Frame 1 (no input): blank canvas, image omitted
Frame 60 (no input): blank canvas, image omitted
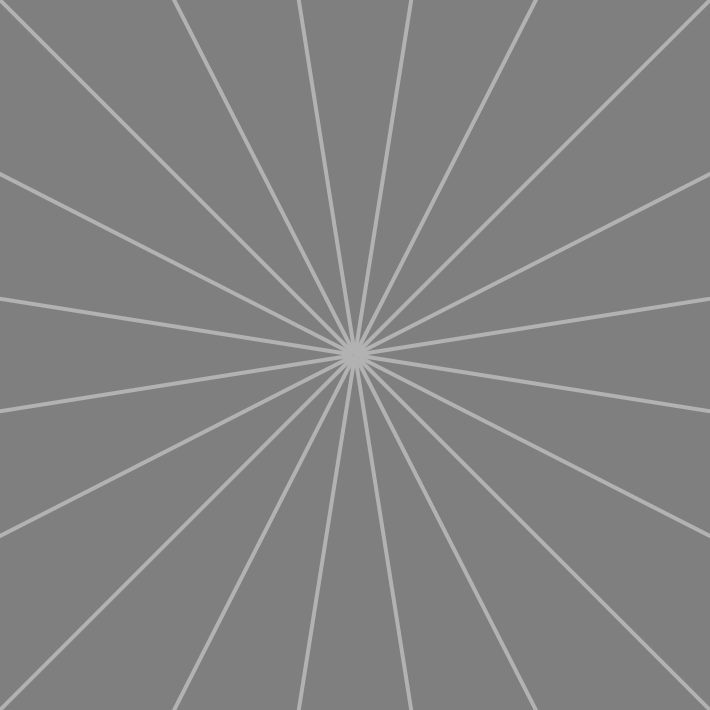
Frame 120 (the mouse pressed at the canvas centre since frame 60)

The p5.js sketch whose frames 1 and 60 were blank and that drew this single picture after the mouse press (run headless with seeded random() and noise() and a simulated clock; from frame 60 on, the mouse is pressed at the canvas centre):

// p5.js sketch
// ── sketch.js
// sketch.js - The purpose of this sketch is to create a kaleidoscope that changes its color as it is drawn. The color values are determined off of a quadratic equation.
// This site was used for reference for the kaleidoscope base. https://editor.p5js.org/p5/sketches/Interaction:_kaleidoscope
// This site was used for inspiration for the color changing with position. https://editor.p5js.org/generative-design/sketches/P_1_1_2_01
// Author: William Gonzalez
// Date: 1/20/25

// Here is how you might set up an OOP p5.js project
// Note that p5.js looks for a file called sketch.js

// Globals
// Symmetry corresponding to the number of reflections. Change the number for different number of reflections 
let symmetry = 10;
let angle = 360 / symmetry;
let clearButton, mouseButton, keyboardButton;
let slider;

// setup() function is called once when the program starts
function setup() {
  // Creating the canvas and making it gray
  createCanvas(710, 710);
  angleMode(DEGREES);
  background(127);

  // Creating the clear screen button
  clearButton = createButton('clear');
  clearButton.mousePressed(clearScreen);

  // Creating the button for Full Screen
  fullscreenButton = createButton('Full Screen');
  fullscreenButton.mousePressed(screenFull);

  // Setting up the slider for the thickness of the brush
  brushSizeSlider = createButton('Brush Size Slider');
  sizeSlider = createSlider(1, 32, 4, 0.1);
}

// Clears the screen by setting it back to gray
function clearScreen() {
  background(127);
}

// Full Screen Function
function screenFull() {
  let fs = fullscreen();
  fullscreen(!fs);
}

// draw() function is called repeatedly, it's the main animation loop
function draw() {
  // Setting up the kaleidoscope drawing portion
  translate(width / 2, height / 2);
  stroke1 = ((mouseX * mouseX) + mouseX) / 710;
  stroke2 = ((mouseY * mouseY) + mouseY) / 710
  stroke3 = ((mouseX * mouseY) + ((mouseX + mouseY) / 2)) / 710;

  if (mouseX > 0 && mouseX < width && mouseY > 0 && mouseY < height) {
    let mx = mouseX - width / 2;
    let my = mouseY - height / 2;
    let pmx = pmouseX - width / 2;
    let pmy = pmouseY - height / 2;
    
    if (mouseIsPressed) {
      for (let i = 0; i < symmetry; i++) {
        rotate(angle);
        let sw = sizeSlider.value();
        stroke(stroke1, stroke2, stroke3);
        strokeWeight(sw);
        line(mx, my, pmx, pmy);
        push();
        scale(1, -1);
        line(mx, my, pmx, pmy);
        pop();
      }
    }
  }
  
}
